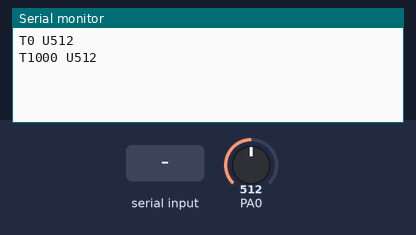
Simulated run of this sketch. Board: STM32 Blue Pill. Parts: the last lines printed to the serial monitor. The inputs (shaded band) are chosen by the test bench; at power-on: PA0 = 512.

Above: at 1.8 s.
1.9 s: PA0 set to 716
At 3.3 s:
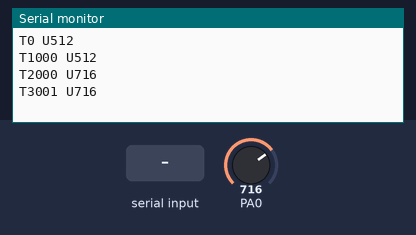
3.4 s: "delay\n" received over Serial
4.9 s: "90,45\n" received over Serial
At 6.3 s:
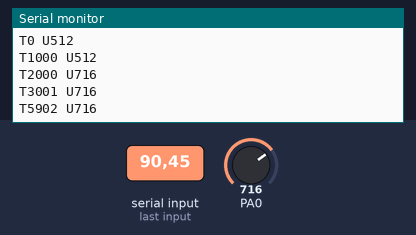
6.4 s: PA0 set to 900
At 7.2 s:
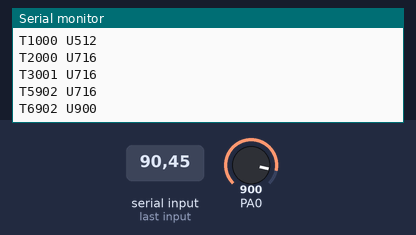
Timing chart, 0 to 8.9 s (numbered marks = the images above; inputs shaded):
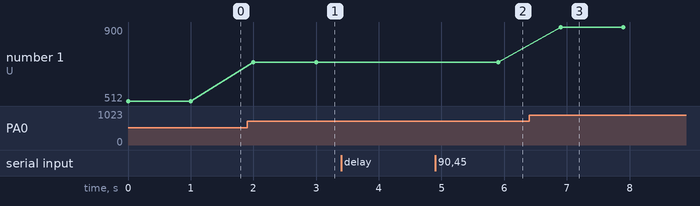

Measured:
- after the input at 1.9 s, the serial monitor: prints a new line after 0.10 s (image 1)
- after the input at 4.9 s, the serial monitor: prints a new line after 1.0 s (image 2)
- after the input at 6.4 s, the serial monitor: prints a new line after 0.50 s (image 3)
- plotted number 1: 512 → 716 after the input at 1.9 s, 716 → 900 after the input at 6.4 s

The sketch:

Uglifess.ino
```cpp
void setup() {
  Serial.begin(115200);
  pinMode(PA0, INPUT);
}

unsigned long delayMs = 1000;

void loop() {
	if (Serial.available() > 0) {
		String command = Serial.readStringUntil(' ');
		if (command == "delay") {
			delayMs = Serial.parseInt();
		}
	}

	String output;
	output += "T";
	output += millis();
	output += " U";
	output += analogRead(PA0);
	Serial.println(output);
  Serial.flush();

	delay(delayMs); // TODO replace with async delay
}
```
